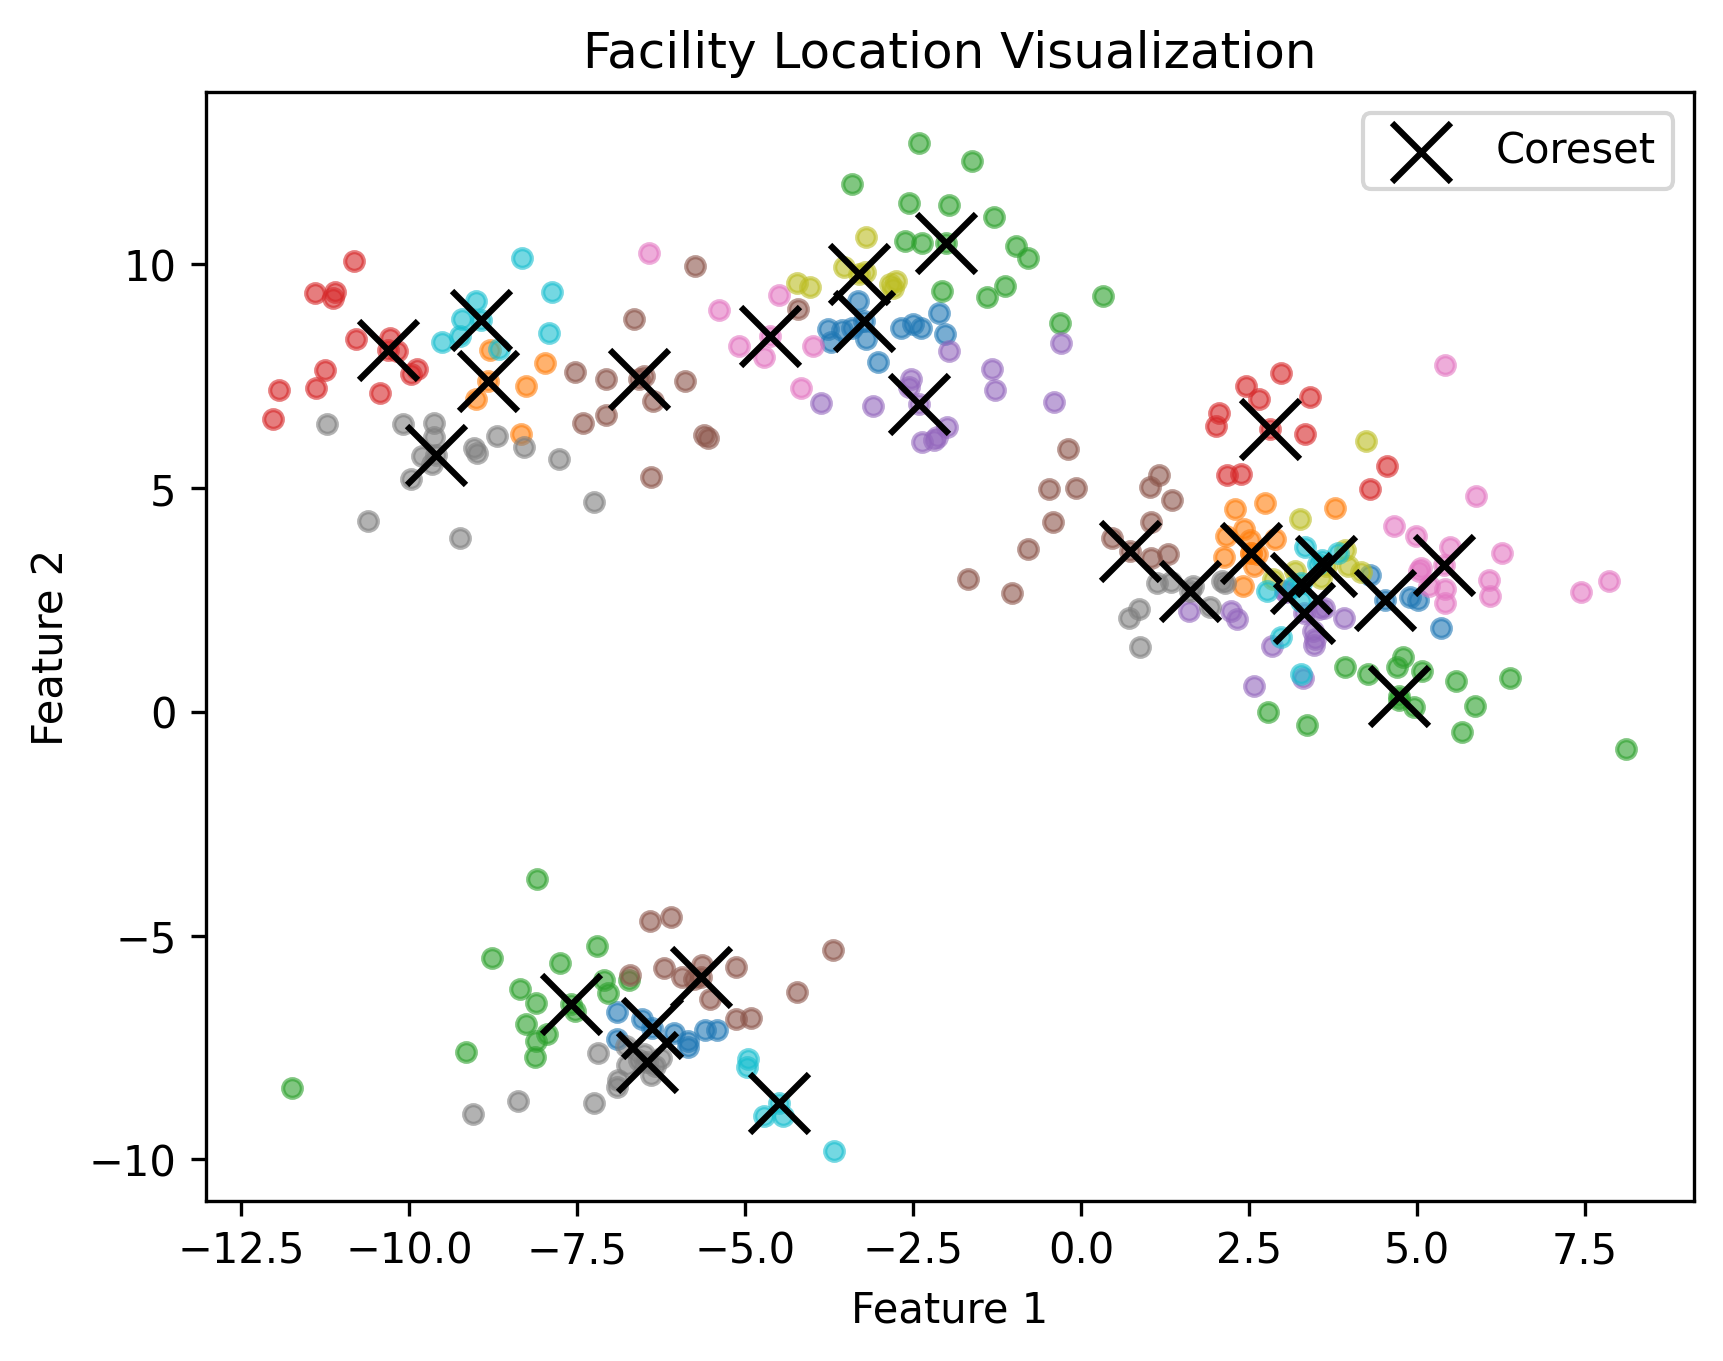

Source code (Python):
import numpy as np
import matplotlib.pyplot as plt
from sklearn.datasets import make_blobs
from sklearn.preprocessing import normalize
from utils.submodular import faciliy_location_order,get_orders_and_weights

def visualize_facility_location(X, y, coreset_indices, assignments):
    num_clusters = len(coreset_indices)
    colors = plt.cm.get_cmap("tab10", num_clusters)
    a=np.unique(assignments)

    for cluster_id in range(num_clusters):
        cluster_points = X[np.where(assignments==coreset_indices[cluster_id])]
        plt.scatter(
            cluster_points[:, 0],
            cluster_points[:, 1],
            s=20,
            color=colors(cluster_id),
            alpha=0.6,
        )

    coreset_points = X[coreset_indices]
    plt.scatter(
        coreset_points[:, 0],
        coreset_points[:, 1],
        s=200,
        color="black",
        marker="x",
        label="Coreset",
    )

    plt.title("Facility Location Visualization")
    plt.xlabel("Feature 1")
    plt.ylabel("Feature 2")
    plt.legend()
    plt.savefig("FL_test", dpi=300, bbox_inches="tight")

if __name__ == "__main__":
    X, y = make_blobs(n_samples=300, centers=5, random_state=42, cluster_std=1.5)
    #X = normalize(X)

    num_per_class = 5
    coreset_indices, weights_mg, order_sz, weights_sz, ordering_time, similarity_time, assignments = get_orders_and_weights(
        num_per_class*5,
        X,
        "euclidean",
        y=y,
        weights=None,
        equal_num=False,
        outdir=".",
        mode="sparse",
        num_n=128,
    )

    visualize_facility_location(X, y, coreset_indices, assignments)